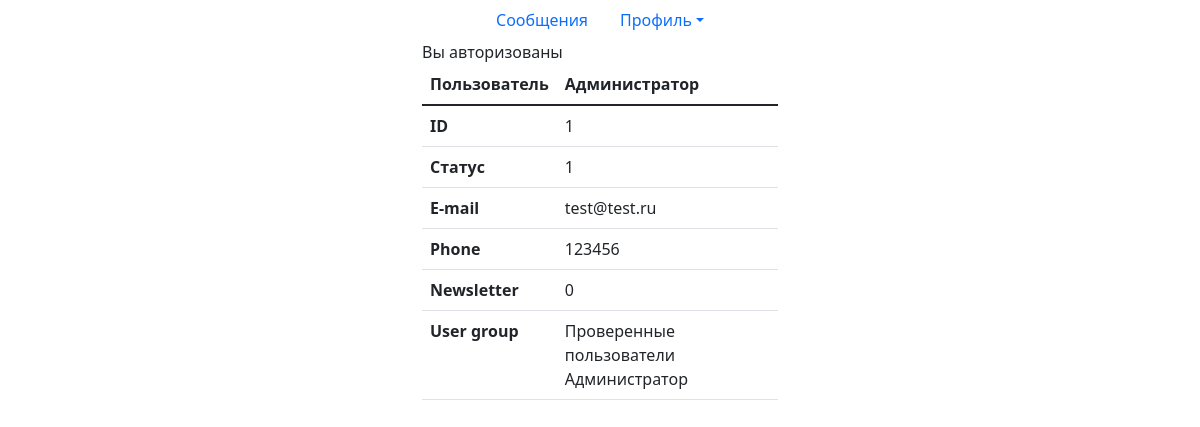
The app's page /profile.php (signed in) with its own data.
### tables this page shows
CREATE TABLE `user_groups` (
  `group_id` int NOT NULL,
  `name` varchar(96) NOT NULL,
  `description` varchar(255) NOT NULL,
  `user_id` int NOT NULL
);

CREATE TABLE `users` (
  `id` int NOT NULL,
  `status` tinyint(1) NOT NULL,
  `name` varchar(255) NOT NULL,
  `email` varchar(96) NOT NULL,
  `phone` varchar(32) NOT NULL,
  `password` varchar(40) NOT NULL,
  `newsletter` tinyint(1) NOT NULL
);

### model/model.php (called while the page is built, shortened)
<?php
function connectBD(){
    $mysqli = new mysqli(HOSTNAME, USERNAME, PASSWORD, DBNAME);
    return $mysqli;
}
function getUser($id){
    $mysqli = connectBD();
    $query = "SELECT * FROM `users` LEFT JOIN `user_groups` ON users.id = user_groups.user_id  WHERE `id` = $id";
    $result = $mysqli->query($query);
    return $result;
}

### controller/controller.php (called while the page is built, shortened)
<?php
$path = $_SERVER['DOCUMENT_ROOT'];
include_once "$path/cassoft/model/model.php";
function getUserInfo($id){
    $result = getUser($id);
    $row = $result->fetch_all(MYSQLI_ASSOC);
    foreach ($row as $key => $value) {
        $groups[] = $value['description'];
        $data = array(
            'id' => $value['id'],
            'status' => $value['status'],
            'name' => $value['name'],
            'email' => $value['email'],
            'phone' => $value['phone'],
            'password' => $value['password'],
            'newsletter' => $value['newsletter'],
            'groups' => $groups
        );
    }
    return $data;
}

### profile.php (the view)
<?php include_once 'common/header.php'?>
<div class = "container">
        <div class="row justify-content-center">
            <div class="col-4">
            <?php (isset($_SESSION)) ? '' : session_start(); if(isset($_SESSION['id'])){ $data = getUserInfo($_SESSION['id']);?>
                <span>Вы авторизованы</span>
                <table class="table">
                    <thead>
                        <tr>
                            <th scope="col">Пользователь</th>
                            <th scope="col"><?php echo $data['name']; ?></th>
                        </tr>
                    </thead>
                    <tbody>
                        <tr>
                            <th scope="row">ID</th>
                            <td><?php echo $data['id']; ?></td>
                        </tr>
                        <tr>
                            <th scope="row">Статус</th>
                            <td><?php echo $data['status']; ?></td>
                        </tr>
                        <tr>
                            <th scope="row">E-mail</th>
                            <td colspan="2"><?php echo $data['email']; ?></td>
                        </tr>
                        <tr>
                            <th scope="row">Phone</th>
                            <td colspan="2"><?php echo $data['phone']; ?></td>
                        </tr>
                        <tr>
                            <th scope="row">Newsletter</th>
                            <td colspan="2"><?php echo $data['newsletter']; ?></td>
                        </tr>
                        <tr>
                            <th scope="row">User group</th>
                            <td colspan="2">
                                <?php foreach ($data['groups'] as $group) {
                                    echo $group . '</br>';
                                }?>
                             </td>
                        </tr>
                    </tbody>
                    </table>
            <?php } ?>
            </div>
        </div>
    </div>

### records on screen
user_groups: name "Администратор"
users: id "1", status "1", email "test@test.ru", phone "123456", newsletter "0"

### other values on screen
$group "Проверенные пользователи"
$group "Администратор"
